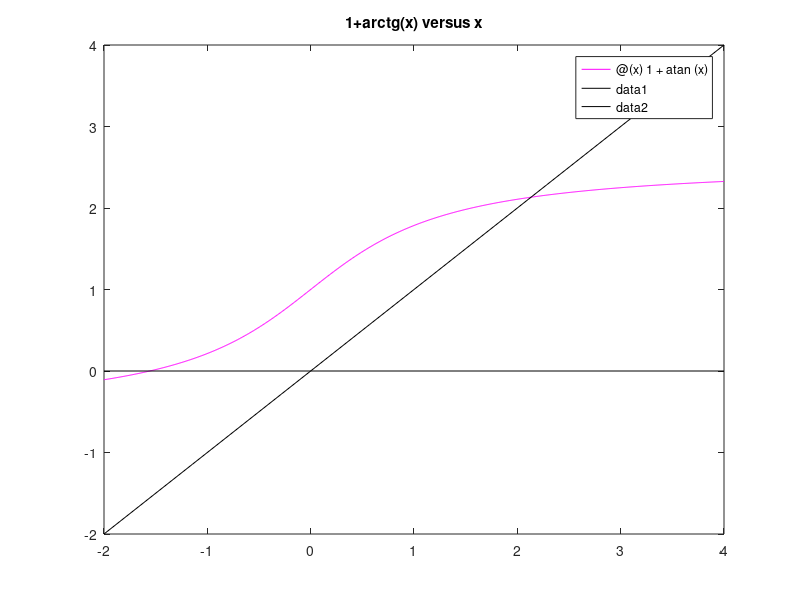

Source code (MATLAB): (Note: this script raises an error after producing the figure.)
g=@(x) 1+atan(x);
bis=@(x) x;
figure(1)
fplot(g,[-2,4],'m-'); hold on
fplot(bis,[-2,4],'k-');
plot([-2,4],[0,0],'k-');
title('1+arctg(x) versus x');
hold off

x0=2;
toll= 1e-12;
itmax=100;
% CHIAMATA ALLA FUNCTION PUNTO FISSO
[x,iter,scarti]=pfisso(g,x0,toll,itmax);

asint1=abs(scarti(2:iter)./scarti(1:iter-1));

%riporto ordinatamente i dati in file di testo
M=[0; asint1];
fid=fopen('rispfisso_1.txt','w');
fprintf(fid,'   %6s %14s %22s  %17s \n', 'iter', 'xk', 'scarto', 'M (scarti)');
it=[1:iter]; %creo il vettore delle iterazioni
A=[it; x(2:end)'; scarti'; M'];
fprintf(fid,'\n %8d %19.14f %20.4e %16.6f', A);
fprintf(fid,'\n \n');
fclose(fid);
% crea grafico  con il profilo di convergenza
% di punto fisso 
figure(2)
semilogy(1:iter, abs(scarti), 'm-*');
title('profilo convergenza g(x)=x');
xlabel('iterazioni');
ylabel('scarto');
hold off